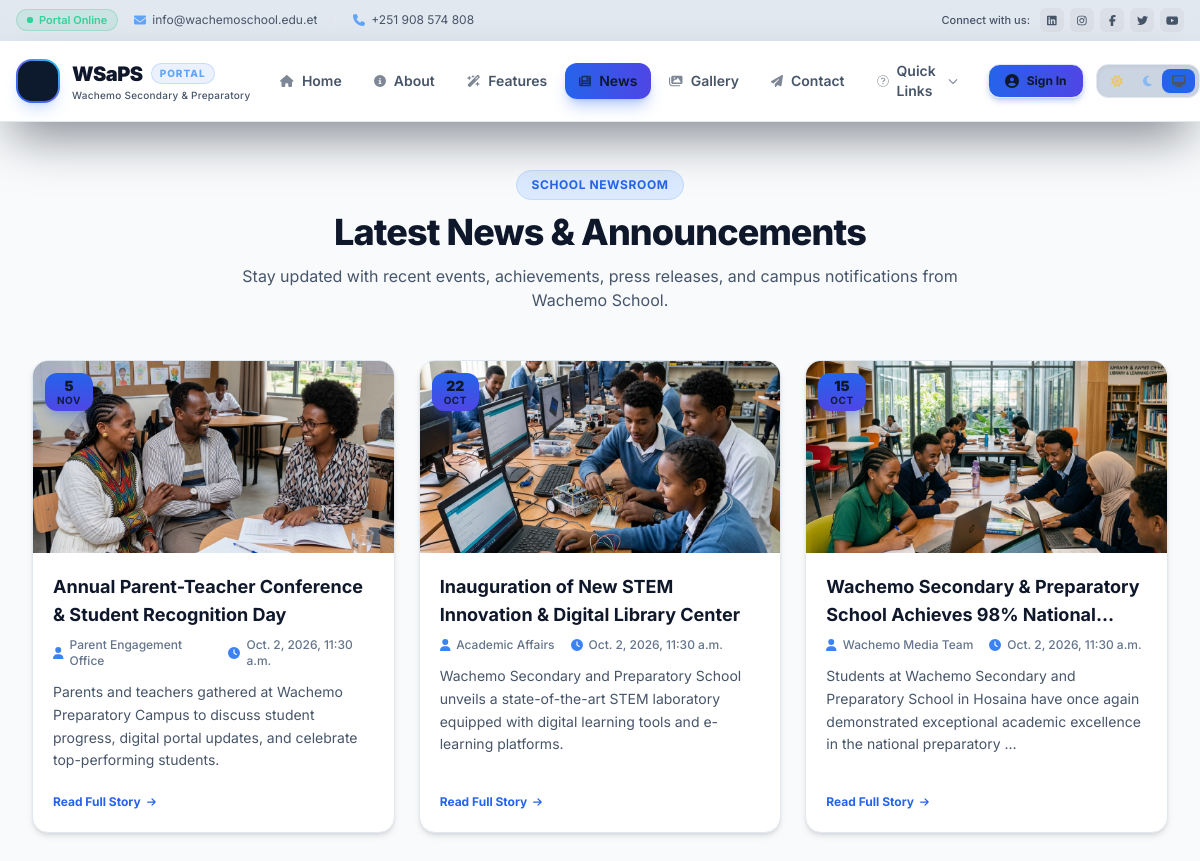
Page /news/ on the committed database.
### wachemosaps/models.py (models this page shows)
class News(models.Model):
    title = models.CharField(max_length=200)
    content = models.TextField()
    reporter = models.CharField(max_length=100)
    date = models.DateTimeField(auto_now_add=True)
    day = models.IntegerField(validators=[MinValueValidator(1), MaxValueValidator(31)])
    MONTH_CHOICES = [
        ('Jan', 'January'),
        ('Feb', 'February'),
        ('Mar', 'March'),
        ('Apr', 'April'),
        ('May', 'May'),
        ('Jun', 'June'),
        ('Jul', 'July'),
        ('Aug', 'August'),
        ('Sep', 'September'),
        ('Oct', 'October'),
        ('Nov', 'November'),
        ('Dec', 'December'),
    ]
    month = models.CharField(max_length=3, choices=MONTH_CHOICES)
    image = models.URLField(max_length=200, blank=True, null=True)

### wachemosaps/views.py (the view)
# urls.py: path('news/', views.news, name='news'),
def news(request):
    allnews = News.objects.all().order_by('-date')
    context = {
        'allnews': allnews
    }
    return render(request, 'news.html', context)

### templates/news.html (shortened to what this page needs)
{% extends "base.html" %}
{% block content %}
<section id="news" class="bg-slate-50 dark:bg-navy-900 min-h-screen py-12 transition-colors duration-300">
  <div class="max-w-7xl mx-auto px-4 sm:px-6 lg:px-8">
    <div class="text-center max-w-3xl mx-auto mb-12">
      <span class="px-3.5 py-1.5 text-xs font-bold uppercase tracking-wider text-blue-600 dark:text-blue-400 bg-blue-100 dark:bg-blue-500/10 border border-blue-200 dark:border-blue-500/20 rounded-full inline-block mb-3">
        School Newsroom
      </span>
      <h1 class="text-3xl sm:text-4xl font-extrabold text-slate-900 dark:text-white tracking-tight mb-3">
        Latest News & Announcements
      </h1>
      <p class="text-base text-slate-600 dark:text-gray-400">
        Stay updated with recent events, achievements, press releases, and campus notifications from Wachemo School.
      </p>
    </div>
    <div class="grid grid-cols-1 sm:grid-cols-2 lg:grid-cols-3 gap-6">
      {% for news in allnews %}
      <article class="bg-white dark:bg-navy-800/80 border border-slate-200 dark:border-white/10 rounded-2xl overflow-hidden shadow-md dark:shadow-none hover:shadow-xl hover:border-blue-500/40 transition-all duration-300 flex flex-col">
        <div class="relative h-48 bg-slate-100 dark:bg-navy-900 overflow-hidden">
          <img src="{{ news.image }}" alt="{{ news.title }}" class="w-full h-full object-cover transition-transform duration-500 hover:scale-105">
          <div class="absolute top-3 left-3 bg-gradient-to-b from-blue-600 to-indigo-600 text-white rounded-xl px-3 py-1.5 text-center shadow-lg shadow-blue-600/30">
            <span class="block font-black text-sm leading-none">{{ news.day }}</span>
            <span class="block text-[10px] font-bold uppercase tracking-wider leading-none opacity-90 mt-0.5">{{ news.month }}</span>
          </div>
        </div>
        <div class="p-5 flex-1 flex flex-col justify-between">
          <div>
            <h3 class="font-bold text-lg text-slate-900 dark:text-white line-clamp-2 mb-2 hover:text-blue-600 dark:hover:text-blue-400 transition-colors">{{ news.title }}</h3>
            <div class="flex items-center gap-4 text-xs font-medium text-slate-500 dark:text-gray-400 mb-3">
              <span class="flex items-center gap-1.5"><i class="fas fa-user text-blue-500"></i>{{ news.reporter }}</span>
              <span class="flex items-center gap-1.5"><i class="fas fa-clock text-blue-500"></i>{{ news.date }}</span>
            </div>
            <p class="text-slate-600 dark:text-gray-300 text-sm leading-relaxed mb-4">{{ news.content|truncatewords:20 }}</p>
          </div>
          <div>
            <button class="inline-flex items-center gap-1.5 text-xs font-bold text-blue-600 dark:text-blue-400 hover:text-blue-700 dark:hover:text-blue-300 transition-colors group" data-news-id="{{ news.id }}">
              Read Full Story <i class="fas fa-arrow-right text-[10px] transform group-hover:translate-x-1 transition-transform"></i>
            </button>
          </div>
        </div>
      </article>
      {% endfor %}
    </div>
  </div>
</section>
{% endblock %}

### rows in the picture
News: image (picture), day "5", month "NOV", title "Annual Parent-Teacher Conference & Student Recognition Day", reporter "Parent Engagement Office", date "Oct. 2, 2026, 11:30 a.m.", content "Parents and teachers gathered at Wachemo Preparatory Campus to discuss student progress, digital portal updates, and celebrate top-performing students."
News: image (picture), day "22", month "OCT", title "Inauguration of New STEM Innovation & Digital Library Center", reporter "Academic Affairs", date "Oct. 2, 2026, 11:30 a.m.", content "Wachemo Secondary and Preparatory School unveils a state-of-the-art STEM laboratory equipped with digital learning tools and e-learning platforms."
News: image (picture), day "15", month "OCT", title "Wachemo Secondary & Preparatory School Achieves 98%…", reporter "Wachemo Media Team", date "Oct. 2, 2026, 11:30 a.m.", content "Students at Wachemo Secondary and Preparatory School in Hosaina have once again demonstrated exceptional academic excellence in the national preparatory …"
